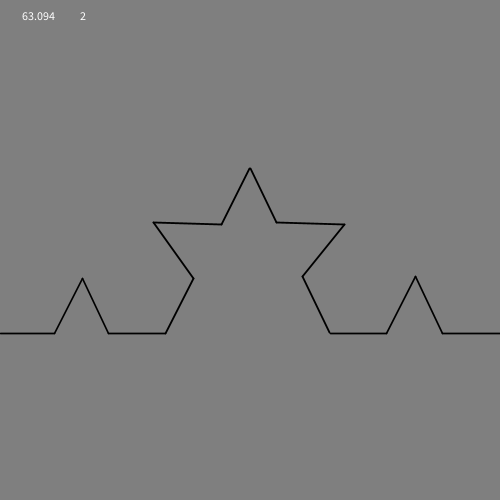
Frame 1 (no input)
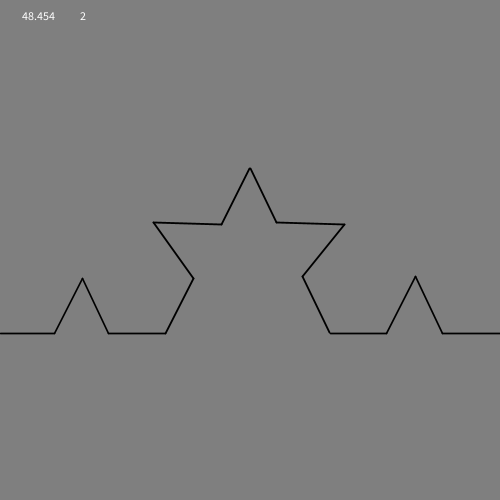
Frame 60 (the mouse pressed at the canvas centre just before this capture)
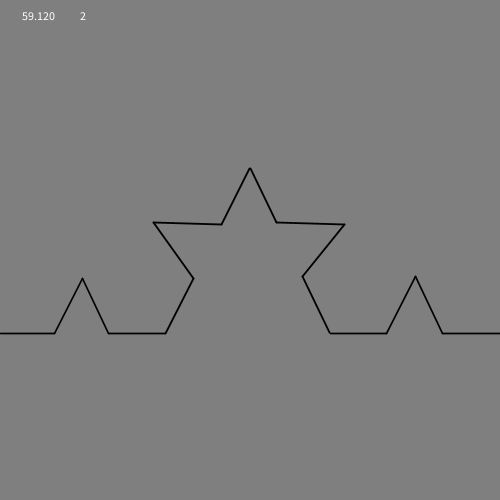
Frame 120 (the mouse held since frame 60 and released just before this capture)

The Processing sketch that drew these frames (run headless with seeded random() and noise(); from frame 60 on, the mouse is pressed at the canvas centre):

// Processing sketch: processing_132754
// ── processing_132754.pde

int counter, depth = 0, max_depth = 2;
float cx = 50, cy = -33, ncx = cx, ncy = cy;

int originX = 0, originY;
float scaleX, scaleY; 

void setup() {  //setup function called initially, only once
  println( "setup" );
  size( 500, 500 );
  
  originY = 2*height/3;
  scaleX = width / 100;
  scaleY = scaleX; 
  
  //background(255);  //set background white
  // colorMode(HSB);   //set colors to Hue, Saturation, Brightness mode

  counter = 0;
}

void keyPressed() {
  if ( keyCode == UP ) {
    max_depth ++;
  }  

  if ( keyCode == DOWN ) {
    max_depth --;
  }

  max_depth = constrain( max_depth, 1, 10 );
}

void draw() {  //draw function loops 
  background(127);
  stroke( 0 );
  text( frameRate, 20, 20 );
  text( max_depth, 80, 20 );
  draw_line( 0, 2*height/3, width, 2*height/3);
  
  if( cx != ncx ) {
    cx += ( ncx - cx ) /10 ;
  }
  
  if( cy != ncy ) {
    cy += ( ncy - cy ) /10 ;
  }
}

void mouseClicked() {
 
 ncx = (mouseX - originX) / scaleX; 
 ncy = (mouseY - originY) / scaleY;
 //println( mouseX, mouseY, ncx, ncy );
  
  
}

void draw_line( int fx, int fy, int tx, int ty) {

  depth++;
  
  if ( depth > max_depth ) {
    line( fx, fy, tx, ty );
    depth --;
    return;
  }

  pushMatrix();
  translate( fx, fy );
  scale( dist( fx, fy, tx, ty ) / 100 );

  float rot = 0;
  
  if ( tx-fx != 0 ) {
    //if(depth == 2 )println( degrees( atan2(  ty, tx ) ) );
    if(depth == 2 )println( tx-fx, degrees( atan( (float)(ty-fy) / (tx-fx) ) ) );
    rot = atan( (float)(ty-fy) / (tx-fx) );
    
    if (tx<fx) rot -= PI;
    //rotate( atan2(  ty, tx ) );
  } 
  else { // atan( +inf ) = pi/2
    rot = ( ty>fy ? +1 : -1 ) * HALF_PI;
  }
  
  rotate( rot );

  draw_line( 0, 0, 33, 0 );
  draw_line( 33, 0, (int)cx, (int)cy );

  draw_line( (int)cx, (int)cy, 66, 0 );
  draw_line( 66, 0, 100, 0);

popMatrix();
depth--;
}
